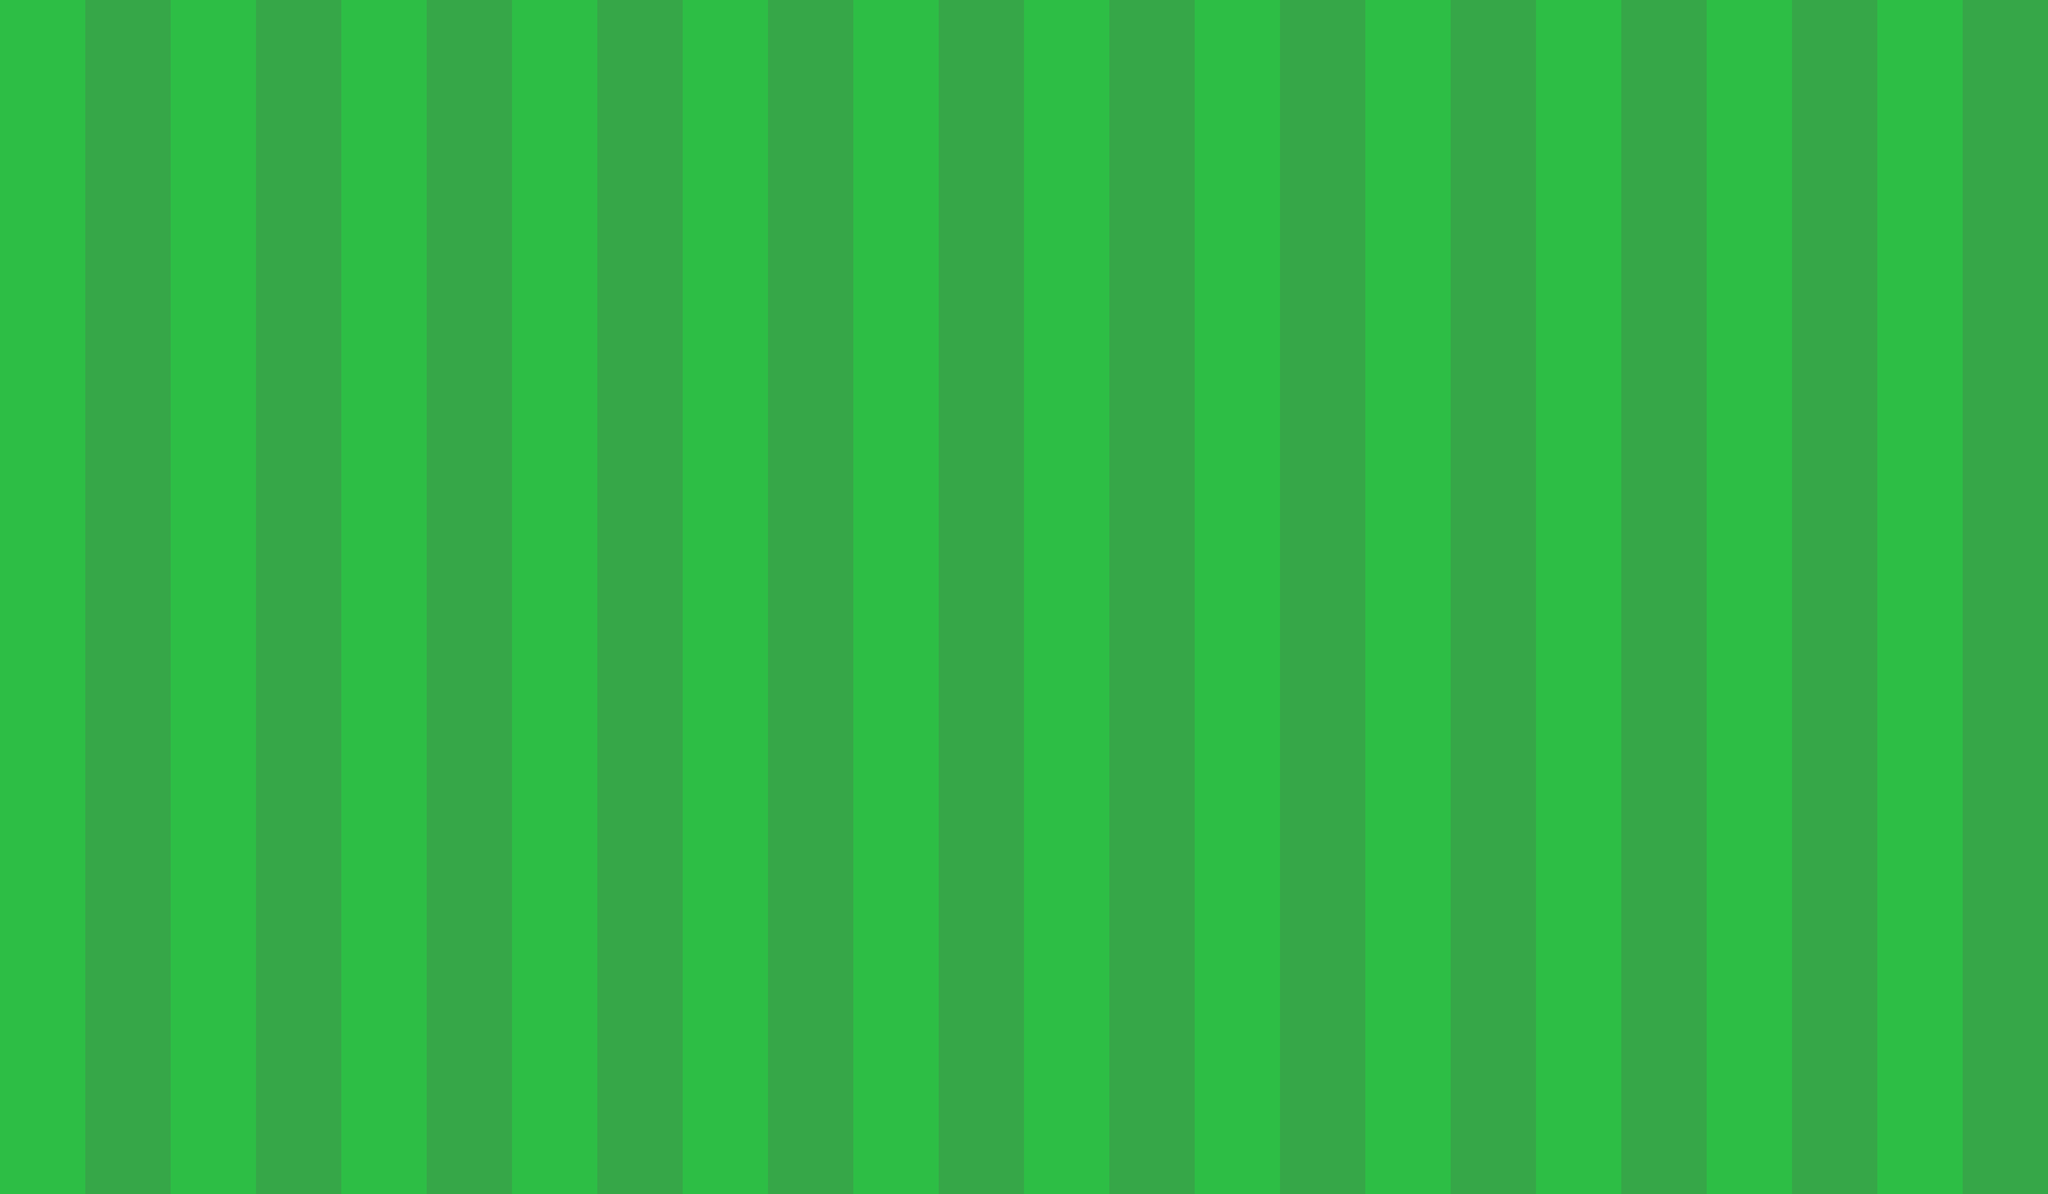

A 2D game scene composited from a Tiled map and its tileset images. What follows is a short description and the map's XML, with each tile layer's data collapsed to a summary:
An orthogonal 48x28 tile map with 64x64 px tiles, 1 tile layer (Tile Layer 1).

<map version="1.0" tiledversion="1.1.3" orientation="orthogonal" renderorder="right-down" width="48" height="28" tilewidth="64" tileheight="64" infinite="0" nextobjectid="1">
 <tileset firstgid="1" source="tileset.tsx" />
 <layer name="Tile Layer 1" width="48" height="28">
  <data>[1344 cells, 1344 non-empty, 2 distinct tile ids]</data>
 </layer>
</map>
